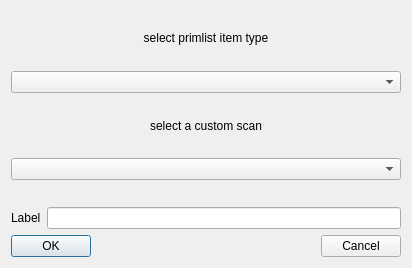
<?xml version="1.0" encoding="UTF-8"?>
<ui version="4.0">
 <class>PrlItemInit</class>
 <widget class="QDialog" name="PrlItemInit">
  <property name="geometry">
   <rect>
    <x>0</x>
    <y>0</y>
    <width>412</width>
    <height>268</height>
   </rect>
  </property>
  <property name="windowTitle">
   <string>Initialise new primitive list item</string>
  </property>
  <layout class="QVBoxLayout">
   <item>
    <layout class="QVBoxLayout">
     <item>
      <widget class="QLabel" name="genLabel">
       <property name="font">
        <font/>
       </property>
       <property name="text">
        <string>select primlist item type</string>
       </property>
       <property name="alignment">
        <set>Qt::AlignCenter</set>
       </property>
       <property name="wordWrap">
        <bool>false</bool>
       </property>
      </widget>
     </item>
     <item>
      <widget class="QComboBox" name="prliType"/>
     </item>
     <item>
      <widget class="QLabel" name="custLabel">
       <property name="font">
        <font/>
       </property>
       <property name="text">
        <string>select a custom scan</string>
       </property>
       <property name="alignment">
        <set>Qt::AlignCenter</set>
       </property>
       <property name="wordWrap">
        <bool>false</bool>
       </property>
      </widget>
     </item>
     <item>
      <widget class="QComboBox" name="prliCustType"/>
     </item>
     <item>
      <spacer name="spacer26">
       <property name="orientation">
        <enum>Qt::Vertical</enum>
       </property>
       <property name="sizeType">
        <enum>QSizePolicy::Fixed</enum>
       </property>
       <property name="sizeHint" stdset="0">
        <size>
         <width>20</width>
         <height>21</height>
        </size>
       </property>
      </spacer>
     </item>
     <item>
      <layout class="QHBoxLayout">
       <item>
        <widget class="QLabel" name="ComLabel">
         <property name="text">
          <string>Label</string>
         </property>
         <property name="wordWrap">
          <bool>false</bool>
         </property>
        </widget>
       </item>
       <item>
        <widget class="QLineEdit" name="Comments">
         <property name="font">
          <font/>
         </property>
         <property name="toolTip">
          <string>Label that will show up in tree-view after data uploading</string>
         </property>
         <property name="text">
          <string/>
         </property>
         <property name="alignment">
          <set>Qt::AlignLeading</set>
         </property>
        </widget>
       </item>
      </layout>
     </item>
     <item>
      <layout class="QHBoxLayout">
       <item>
        <widget class="QPushButton" name="OKButt">
         <property name="enabled">
          <bool>true</bool>
         </property>
         <property name="font">
          <font/>
         </property>
         <property name="text">
          <string>OK</string>
         </property>
        </widget>
       </item>
       <item>
        <spacer name="spacer23">
         <property name="orientation">
          <enum>Qt::Horizontal</enum>
         </property>
         <property name="sizeType">
          <enum>QSizePolicy::Expanding</enum>
         </property>
         <property name="sizeHint" stdset="0">
          <size>
           <width>271</width>
           <height>20</height>
          </size>
         </property>
        </spacer>
       </item>
       <item>
        <widget class="QPushButton" name="CancButt">
         <property name="font">
          <font/>
         </property>
         <property name="text">
          <string>Cancel</string>
         </property>
        </widget>
       </item>
      </layout>
     </item>
    </layout>
   </item>
  </layout>
 </widget>
 <layoutdefault spacing="6" margin="11"/>
 <pixmapfunction>qPixmapFromMimeSource</pixmapfunction>
 <resources/>
 <connections>
  <connection>
   <sender>OKButt</sender>
   <signal>clicked()</signal>
   <receiver>PrlItemInit</receiver>
   <slot>accept()</slot>
   <hints>
    <hint type="sourcelabel">
     <x>20</x>
     <y>20</y>
    </hint>
    <hint type="destinationlabel">
     <x>20</x>
     <y>20</y>
    </hint>
   </hints>
  </connection>
  <connection>
   <sender>CancButt</sender>
   <signal>clicked()</signal>
   <receiver>PrlItemInit</receiver>
   <slot>reject()</slot>
   <hints>
    <hint type="sourcelabel">
     <x>20</x>
     <y>20</y>
    </hint>
    <hint type="destinationlabel">
     <x>20</x>
     <y>20</y>
    </hint>
   </hints>
  </connection>
 </connections>
</ui>
